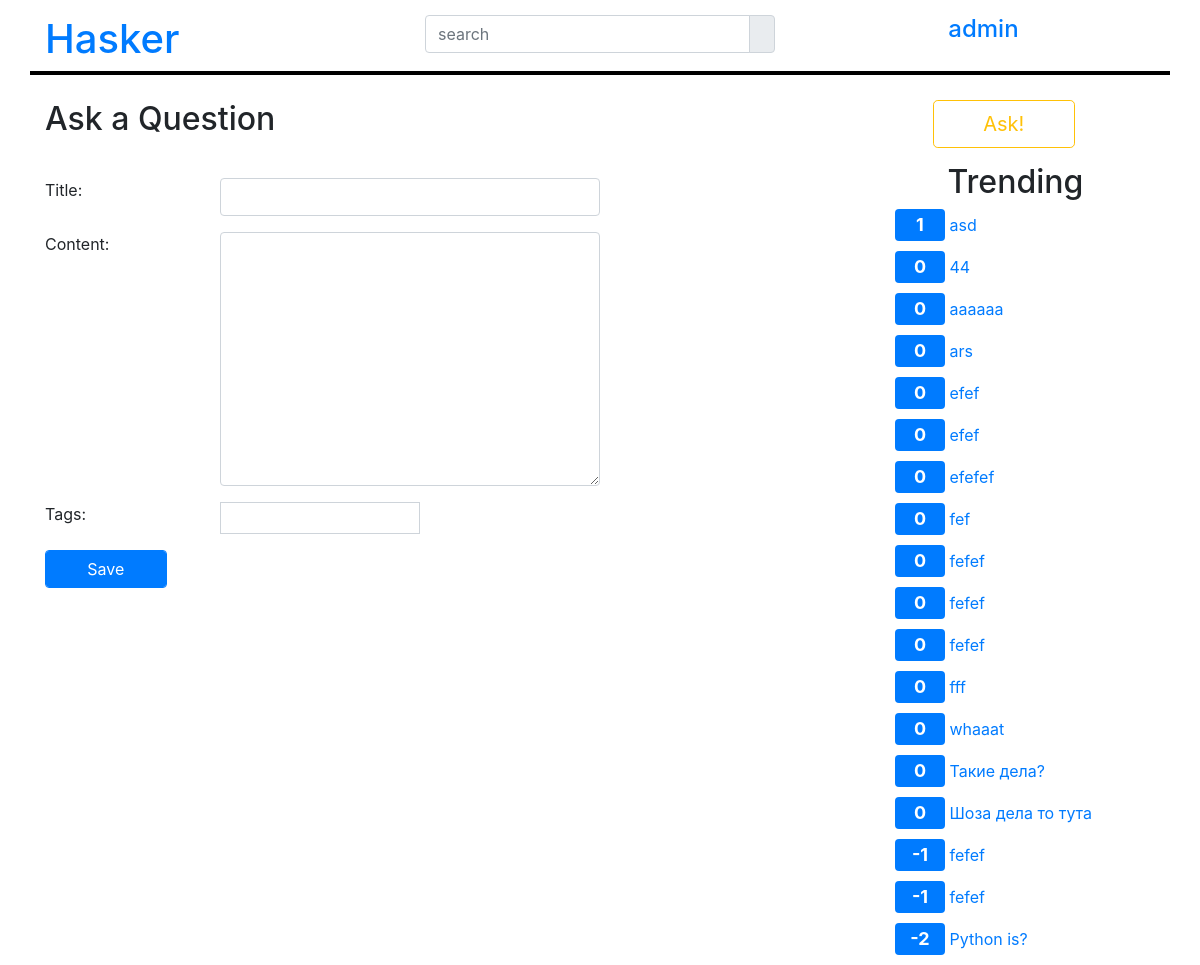
The app's page /ask/ (signed in) with its own data.
### apps/users/models.py (models this page shows)
class User(AbstractUser):
    avatar = models.ImageField(upload_to=get_avatar_path, blank=True, null=True)
    def get_avatar_url(self):
        return self.avatar.url

### apps/qa/models.py (models this page shows, shortened)
class Question(models.Model):
    title = models.CharField(max_length=200)
    slug = models.SlugField(max_length=40)
    content = models.TextField()
    create_by = models.ForeignKey(User, related_name='questions')
    create_at = models.DateTimeField(auto_now_add=True)
    tags = models.ManyToManyField('Tag')
    vote_count = models.SmallIntegerField(default=0)
    class Meta:
        ordering = ['-create_at']

### apps/qa/views.py (the view, shortened to what this page needs)
# urls.py: url(r'^ask/$', QuestionCreateView.as_view(), name='create'),
class QuestionCreateView(CreateView):
    template_name = 'qa/create.html'
    form_class = QuestionForm
    def get_context_data(self, **kwargs):
        context = super().get_context_data(**kwargs)
        context['tags'] = Tag.objects.all()  # for autocomplate
        return context

### apps/qa/forms.py
class QuestionForm(forms.ModelForm):
    class Meta:
        model = Question
        fields = (
            "title",
            "content",
        )

### apps/qa/context_processors.py (called while the page is built)
def ad(request):
    return {
        'trand_questions': Question.objects.order_by('-vote_count', 'title')[:20],
    }

### apps/qa/templatetags/class_atr_for_field.py (called while the page is built)
@register.filter(name='add_class')
def add_class(field, class_name):
    return field.as_widget(attrs={"class": class_name})

### templates/qa/create.html (shortened to what this page needs)
{% extends 'base.html' %}
{% load staticfiles %}
{% block styles %}
    <link rel="stylesheet" href="{% static 'libs/jQuery-tagEditor/jquery.tag-editor.css' %}">
{% endblock %}
{% block content %}
     <h2 class="title">Ask a Question</h2>
    <form action="{% url 'qa:create' %}"
          method="post"
          class="pure-form pure-form-stacked"
    >
        {% include 'includes/form_default.html' %}
        <div class="form-group">
            <div class="row">
                <label class="col-3" for="tags">Tags:</label>
            </div>
        </div>
        <input type="submit" value="Save" class="form-control btn-primary col-2">
    </form>
{% endblock %}

### templates/includes/header.html (shortened to what this page needs)
<header>
    <div class="row" style="margin-top: 15px; border-bottom: 4px solid black">
        <div class="col-4">
            <h1><a href="{% url 'qa:list' %}">Hasker</a></h1>
        </div>
        <div class="col-4">
            <form action="{% url 'qa:search' %}">
                <div class="input-group mb-3">
                        <input type="text"
                               name="q"
                               class="form-control js-search"
                               value="{{ search_value }}"
                               placeholder="search"
                        >
                    <div class="input-group-append">
                        <span class="input-group-text">
                        </span>
                    </div>
                </div>
            </form>
        </div>
        <div class="col-4">
            {% if user.is_authenticated %}
                <div class="row">
                    <div class="offset-1 col4">
                        <a href="{% url 'users:setting' %}"><h4>{{ user.username }}</h4></a>
                    </div>
                </div>
            {% else %}
                <div class="row">
                    <a class="offset-6 col4 btn btn-link" href="{% url 'users:sign_in' %}">sign in</a>
                    <a class="btn col4 btn btn-outline-secondary" href="{% url 'users:sign_up' %}">sign up</a>
                </div>
            {% endif %}
        </div>
    </div>
</header>

### templates/includes/trands.html
<div class="row align-items-center">
    <a class="offset-2 col-6 btn btn-outline-warning btn-lg" href="{% url 'qa:create' %}">Ask!</a>
    <h2 class="offset-2 col-6" style="margin-top: 15px">Trending</h2>
    <div class="row">
        {% for trand_question in trand_questions %}
            <div class="col-12">
                <span class="badge badge-primary trand_value">{{ trand_question.vote_count }}</span>
                <a href="{% url 'qa:detail' trand_question.slug %}">{{ trand_question.title }}</a>
            </div>
        {% endfor %}
    </div>
</div>

### static/css/styles.css (style rules this page uses)
.tag, .trand_value { margin-left: 10px !important; margin-bottom: 10px; padding: 7px !important; }
.trand_value { color: white; font-size: 18px; width: 50px; }
.title { margin-bottom: 40px; }

### records on screen
User: username "admin"
Question: vote_count "1", title "asd"
Question: vote_count "0", title "44"
Question: vote_count "0", title "aaaaaa"
Question: vote_count "0", title "ars"
Question: vote_count "0", title "efef"
Question: vote_count "0", title "efef"
Question: vote_count "0", title "efefef"
Question: vote_count "0", title "fef"
Question: vote_count "0", title "fefef"
Question: vote_count "0", title "fefef"
Question: vote_count "0", title "fefef"
Question: vote_count "0", title "fff"
Question: vote_count "0", title "whaaat"
Question: vote_count "0", title "Такие дела?"
Question: vote_count "0", title "Шоза дела то тута"
Question: vote_count "-1", title "fefef"
Question: vote_count "-1", title "fefef"
Question: vote_count "-2", title "Python is?"

### other values on screen
{{ field.label }} "Title" "Content"
